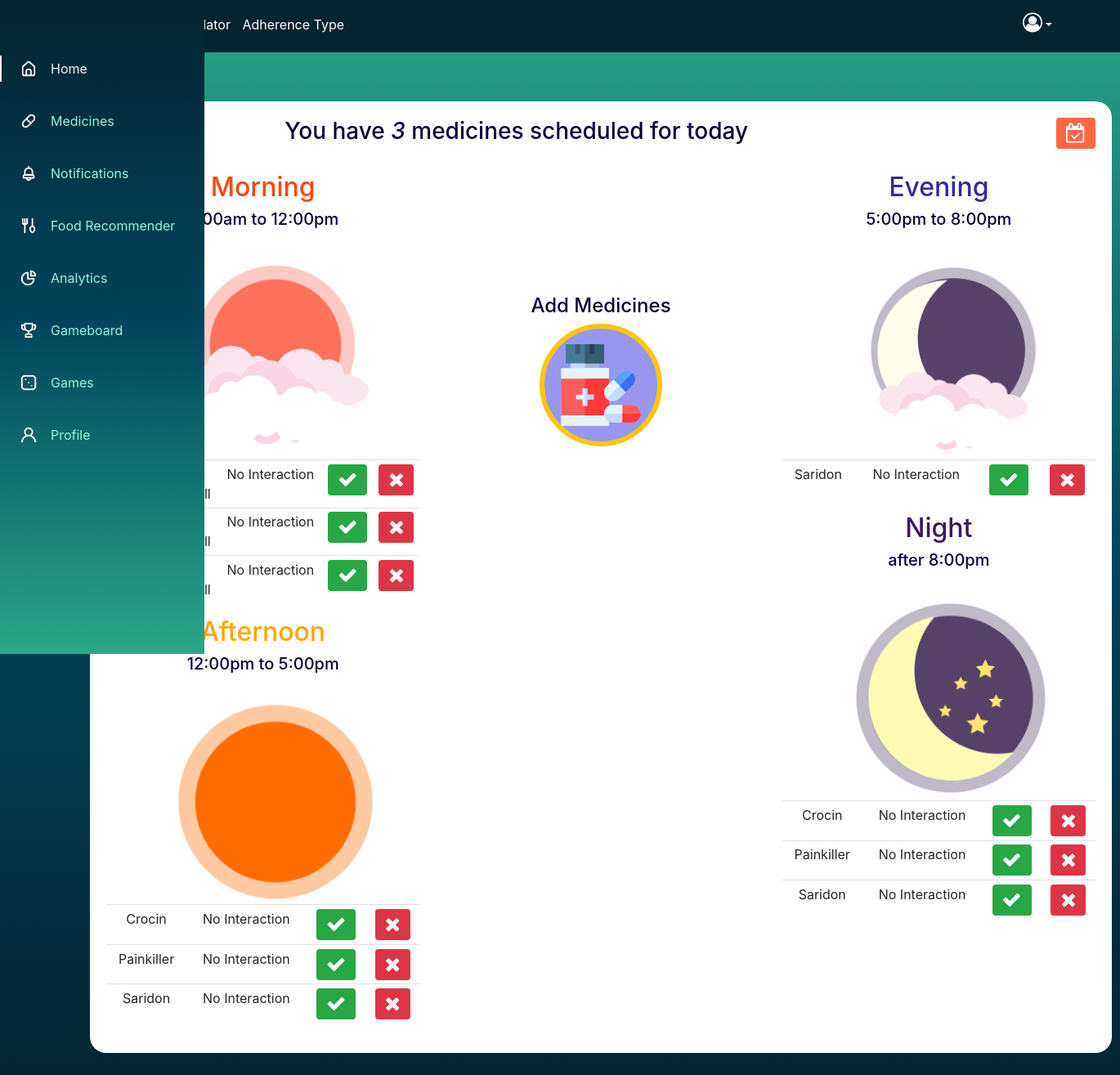
The app's page /medicine/ (signed in) with its own data.
### users/models.py (models this page shows, shortened)
class Medicine(models.Model):
    user = models.ForeignKey(MyUser,on_delete = models.CASCADE,null=True, blank=True)
    title = models.CharField(max_length=200)
    description = models.TextField(null=True,blank=True)
    complete = models.BooleanField(default=False)
    posted = models.DateTimeField(auto_now_add=True)
    drug_type = models.CharField(verbose_name='drug type' , max_length=50, null=True,blank=True)
    drug_qty = models.IntegerField(verbose_name='drug qty' , null=True,blank=True)
    drug_frequency = models.IntegerField(verbose_name='drug_frequency' , null=True,blank=True)
    upload = models.ImageField(upload_to ='uploads/',null=True,blank=True)
    man_date = models.DateField(verbose_name='manufacturing date',null=True)
    exp_date = models.DateField(verbose_name='expiry date',null=True)
    drug_time = models.TimeField(verbose_name='drug time',null=True,blank=True)
    drug_comments = models.TextField(verbose_name ='drug comments' ,max_length=200,null=True,blank=True)
    class Meta:
        ordering=['complete']

### users/views.py (the view)
# urls.py: path('medicine/', TaskList.as_view(),name='medicines'),
class TaskList(LoginRequiredMixin,ListView):
    model = Medicine
    context_object_name = 'medicines'
    template_name = "users/Medicines/medicinelist.html"
    def get_context_data(self, **kwargs):
        context = super().get_context_data(**kwargs)
        context['medicines'] = context['medicines'].filter(user=self.request.user)
        context['count'] = context['medicines'].filter(complete=False).count()
        context['drug_time'] = context['medicines'].filter(complete=False)
        return context

### users/models.py (called while the page is built)
    def __str__(self):
        return self.first_name + ' | ' + (self.last_name)

### users/templates/users/Medicines/medicinelist.html (shortened to what this page needs)
{% load static %}
{% load tz %}
<!DOCTYPE html>
<html lang="en">
<head>
    <link rel="stylesheet" href="https://maxcdn.bootstrapcdn.com/bootstrap/4.5.2/css/bootstrap.min.css">
    <link rel="stylesheet" href="https://maxcdn.bootstrapcdn.com/font-awesome/latest/css/font-awesome.min.css" />
    <link rel="stylesheet" href="{% static 'css/users/profile.css' %}">
</head>
<body>
    <header class="header" id="header">
        <div class="container-fluid">
        <img class="logo" src="{% static 'images/logo.png' %}">
        <a style="color: white; margin-left: 20px;" href="{% url 'bmi' %}">BMI Calculator</a>
        <a style="color: white; margin-left: 10px;" href="{% url 'gettype' %}">Adherence Type</a>
        <div class="nav-item dropdown" style="float: right;margin-right:20px">
            <a class="nav-link dropdown-toggle" id="navbarDropdownMenuLink2" data-toggle="dropdown" style="color: white"><i class="fa fa-user-circle-o" aria-hidden="true"></i></a>
        </div>
    </div>
    </header>
    <div class="l-navbar" id="nav-bar">
        <nav class="nav">
            <div>
                <a href="#" class="nav_logo"> </span> </a>
                <div class="nav_list">
                    <a href="{% url 'dashboard' %}" class="nav_link active">
                        <img class="icon icon-home" src="{% static 'images/home.png' %}">
                    </a>
                    <a href="{% url 'medicines' %}" class="nav_link">
                      <img class="icon icon-med" src="{% static 'images/med.png' %}">
                    </a>
                    <a href="#" class="nav_link">
                      <img class="icon icon-bell" src="{% static 'images/bell.png' %}">
                    </a>
                    <a href="{% url 'foodrecom' %}" class="nav_link">
                      <img class="icon icon-food" src="{% static 'images/food.png' %}">
                    </a>
                    <a href="#" class="nav_link">
                      <img class="icon icon-analytics" src="{% static 'images/analytics.png' %}">
                    </a>
                    <a href="{% url 'gameboard' %}" class="nav_link">
                      <img class="icon icon-analytics" src="{% static 'images/game.png' %}">
                    </a>
                    <a href="{% url 'gamification' %}" class="nav_link">
                      <img class="icon icon-analytics" src="{% static 'images/dice.png' %}">
                    </a>
                    <a href="#" class="nav_link">
                      <img class="icon icon-user" src="{% static 'images/user.png' %}">
                    </a>
                </div>
            </div>
        </nav>
      </div>
<body>
<div class="bg-container">
  <div class="row">
    <div class="col-md-10">
        <div class="form-header">
          <h3>You have <i>{{count}}</i> medicines scheduled for today</h3><br>
        </div>
    </div>
    <div class="col-md-2">
      <button type="button" style="background-color: rgb(255, 104, 66); float: right;" class="btn btn-danger" data-toggle="modal" data-target="#ModalLoginForm">
        <i class="fa fa-calendar-check-o" aria-hidden="true"></i>
    </button>
    </div>
</div>
  <div class="row">
    <div class="col-md-4">
      <h2 style="color: orangered">Morning</h2>
      <h5>5:00am to 12:00pm</h5><br>
      <img id="timing-img" src="{% static 'images/morning.png' %}">
      <table class="table table-sm">
        {% for medicine in medicines %}
        <tr>
          {% if medicine.title == 'captopril' or medicine.title == 'fosinopril' or medicine.title == 'enalapril' %}
          <td>{{ medicine.title }}</td>
          <td>Foods to avoid: Bananas</td>
          <td><button class="btn btn-success" onclick="right()"><i class="fa fa-check" aria-hidden="true"></i></button></td>
          <td><a href= "{% url 'medicine-delete' medicine.id %}"  class="btn btn-danger"><i class="fa fa-times" aria-hidden="true"></i></a></td>
          {% else %}
          <td>{{ medicine.title }} <br> *4 days to refill </td>
          <td> No Interaction </td>
          <td><button class="btn btn-success" onclick="right()"><i class="fa fa-check" aria-hidden="true"></i></button></td>
            <td><a href= "{% url 'medicine-delete' medicine.id %}"  class="btn btn-danger"><i class="fa fa-times" aria-hidden="true"></i></a></td>
          {% endif %}
      </tr>
        {% empty  %}
            <h3>No medicines for today</h3>
        {% endfor %}
    </table>
      <h2 style="color: orange">Afternoon</h2>
      <h5>12:00pm to 5:00pm</h5><br>
      <img id="timing-img" src="{% static 'images/noon.png' %}">
      <table class="table table-sm">
        {% for medicine in medicines %}
        <tr>
          {% if medicine.title == 'captopril' or medicine.title == 'fosinopril' or medicine.title == 'enalapril' %}
          <td>{{ medicine.title }}</td>
          <td>Foods to avoid: Bananas</td>
          <td><button class="btn btn-success" onclick="right()"><i class="fa fa-check" aria-hidden="true"></i></button></td>
          <td><a href= "{% url 'medicine-delete' medicine.id %}"  class="btn btn-danger"><i class="fa fa-times" aria-hidden="true"></i></a></td>
          {% else %}
          <td>{{ medicine.title }}</td>
          <td> No Interaction </td>
          <td><button class="btn btn-success" onclick="right()"><i class="fa fa-check" aria-hidden="true"></i></button></td>
            <td><a href= "{% url 'medicine-delete' medicine.id %}"  class="btn btn-danger"><i class="fa fa-times" aria-hidden="true"></i></a></td>
          {% endif %}
      </tr>
        {% empty  %}
            <h3>No medicines for today</h3>
        {% endfor %}
    </table>
    </div>
    <div class="col-md-4" style="margin-top:150px;">
          <h4>Add Medicines</h4>
          <a href="{% url 'medicine-create' %}" ><button id="addmeds"></button></a><br>
            </div>
    <div class="col-md-4">
        <h2 style="color: rgb(53, 41, 160)">Evening</h2>
        <h5>5:00pm to 8:00pm</h5><br>
        <img id="timing-img" src="{% static 'images/evening.png' %}">
        <table class="table table-sm">
          <tr>
            <td>Saridon</td>
            <td>No Interaction</td>
            <td><button class="btn btn-success" onclick="right()"><i class="fa fa-check" aria-hidden="true"></i></button></td>
              <td><button  class="btn btn-danger"><i class="fa fa-times" aria-hidden="true"></i></button></td>
          </tr>
        </table>
        <h2 style="color: rgb(60, 24, 100)">Night</h2>
        <h5>after 8:00pm</h5><br>
        <img id="timing-img" src="{% static 'images/night.png' %}">
      <table class="table table-sm">
        {% for medicine in medicines %}
        <tr>
          {% if medicine.title == 'captopril' or medicine.title == 'fosinopril' or medicine.title == 'enalapril' %}
          <td>{{ medicine.title }}</td>
          <td>Foods to avoid: Bananas</td>
          <td><button class="btn btn-success" onclick="right()"><i class="fa fa-check" aria-hidden="true"></i></button></td>
          <td><a href= "{% url 'medicine-delete' medicine.id %}"  class="btn btn-danger"><i class="fa fa-times" aria-hidden="true"></i></a></td>
          {% else %}
          <td>{{ medicine.title }}</td>
          <td> No Interaction </td>
          <td><button class="btn btn-success" onclick="right()"><i class="fa fa-check" aria-hidden="true"></i></button></td>
            <td><a href= "{% url 'medicine-delete' medicine.id %}"  class="btn btn-danger"><i class="fa fa-times" aria-hidden="true"></i></a></td>
          {% endif %}
      </tr>
        {% empty  %}
            <h3>No medicines for today</h3>
        {% endfor %}
    </table>
    </div>
  </div>
</div>
</body>
</html>

### users/static/css/users/profile.css (style rules this page uses)
body { background-color: rgba(28, 180, 125, 0.8); color:white; }
:root { --header-height: 3rem; --nav-width: 60px; --first-color: #00455D; --first-color-light: #97f5d6; --white-color: #F7F6FB; --body-font: 'Nunito', sans-serif; --normal-font-size: 1rem; --z-fixed: 100; }
a { text-decoration: none }
.header { width: 100%; height: var(--header-height); position: fixed; top: 0; left: 0; display: flex; align-items: center; justify-content: space-between; padding: 0 1rem; background-color: #04242F; z-index: var(--z-fixed); transition: .5s }
.l-navbar { position: fixed; top: 0; left: -20%; width: var(--nav-width); height: 100vh; background: linear-gradient(to bottom,#04242F, #00455D 50%, #2aa887 100%); padding: .5rem 1rem 0 0; transition: .5s; z-index: var(--z-fixed) }
.fa { font-size: 24px; left: -10px; }
.nav { height: 100%; display: flex; flex-direction: column; justify-content: space-between; overflow: hidden }
.nav_logo, .nav_link { display: grid; grid-template-columns: max-content max-content; align-items: center; column-gap: 1rem; padding: .5rem 0 .5rem 1.5rem }
.nav_logo { margin-bottom: 2rem }
.nav_link { position: relative; color: var(--first-color-light); margin-bottom: 1.5rem; transition: .3s }
.active { color: var(--white-color) }
.active::before { content: ''; position: absolute; left: 0; width: 2px; height: 32px; background-color: var(--white-color) }
@media screen and (min-width: 768px) { body { margin: calc(var(--header-height) + 1rem) 0 0 0; padding-left: calc(var(--nav-width) + 2rem) } }
@media screen and (min-width: 768px) { .header { height: calc(var(--header-height) + 1rem); padding: 0 2rem 0 calc(var(--nav-width) + 2rem) } }
@media screen and (min-width: 768px) { .l-navbar { left: 0; padding: 1rem 1rem 0 0 } }
.logo { height: 50px; width: 70px; margin-left: -30px; }
.icon { height: 22px; width: 22px; }
.btn { border: none; }
a { font-size: 16px; color: black; }

### records on screen
Medicine: title "Crocin"
Medicine: title "Painkiller"
Medicine: title "Saridon"

### other values on screen
{{ count }} "3"
